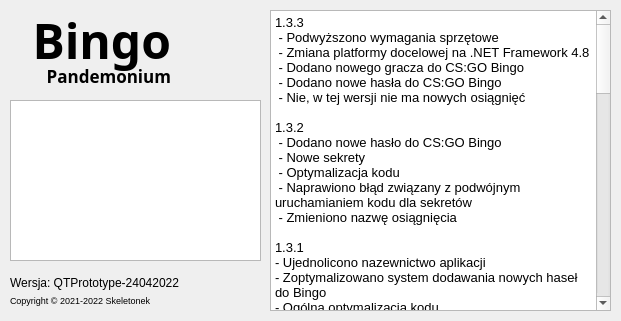
<?xml version="1.0" encoding="UTF-8"?>
<ui version="4.0">
 <class>MainWindow</class>
 <widget class="QMainWindow" name="MainWindow">
  <property name="geometry">
   <rect>
    <x>0</x>
    <y>0</y>
    <width>621</width>
    <height>321</height>
   </rect>
  </property>
  <property name="windowTitle">
   <string>PandemoniumBingo</string>
  </property>
  <widget class="QWidget" name="centralwidget">
   <widget class="QLabel" name="label">
    <property name="geometry">
     <rect>
      <x>10</x>
      <y>65</y>
      <width>161</width>
      <height>21</height>
     </rect>
    </property>
    <property name="font">
     <font>
      <family>Montserrat</family>
      <pointsize>13</pointsize>
      <weight>75</weight>
      <italic>false</italic>
      <bold>true</bold>
     </font>
    </property>
    <property name="layoutDirection">
     <enum>Qt::LeftToRight</enum>
    </property>
    <property name="text">
     <string>Pandemonium</string>
    </property>
    <property name="alignment">
     <set>Qt::AlignRight|Qt::AlignTrailing|Qt::AlignVCenter</set>
    </property>
   </widget>
   <widget class="QLabel" name="label_2">
    <property name="geometry">
     <rect>
      <x>10</x>
      <y>276</y>
      <width>221</width>
      <height>20</height>
     </rect>
    </property>
    <property name="font">
     <font>
      <pointsize>9</pointsize>
     </font>
    </property>
    <property name="text">
     <string>Wersja: QTPrototype-24042022</string>
    </property>
    <property name="alignment">
     <set>Qt::AlignLeading|Qt::AlignLeft|Qt::AlignTop</set>
    </property>
   </widget>
   <widget class="QLabel" name="label_3">
    <property name="geometry">
     <rect>
      <x>10</x>
      <y>10</y>
      <width>161</width>
      <height>61</height>
     </rect>
    </property>
    <property name="font">
     <font>
      <family>Montserrat</family>
      <pointsize>36</pointsize>
      <weight>75</weight>
      <bold>true</bold>
     </font>
    </property>
    <property name="text">
     <string>Bingo</string>
    </property>
    <property name="alignment">
     <set>Qt::AlignRight|Qt::AlignTrailing|Qt::AlignVCenter</set>
    </property>
   </widget>
   <widget class="QListView" name="listView">
    <property name="geometry">
     <rect>
      <x>10</x>
      <y>100</y>
      <width>251</width>
      <height>161</height>
     </rect>
    </property>
   </widget>
   <widget class="QLabel" name="label_5">
    <property name="geometry">
     <rect>
      <x>10</x>
      <y>290</y>
      <width>221</width>
      <height>16</height>
     </rect>
    </property>
    <property name="font">
     <font>
      <pointsize>7</pointsize>
     </font>
    </property>
    <property name="text">
     <string>Copyright © 2021-2022 Skeletonek</string>
    </property>
    <property name="alignment">
     <set>Qt::AlignBottom|Qt::AlignLeading|Qt::AlignLeft</set>
    </property>
   </widget>
   <widget class="QTextBrowser" name="textBrowser">
    <property name="geometry">
     <rect>
      <x>270</x>
      <y>10</y>
      <width>341</width>
      <height>301</height>
     </rect>
    </property>
    <property name="html">
     <string>&lt;!DOCTYPE HTML PUBLIC &quot;-//W3C//DTD HTML 4.0//EN&quot; &quot;http://www.w3.org/TR/REC-html40/strict.dtd&quot;&gt;
&lt;html&gt;&lt;head&gt;&lt;meta name=&quot;qrichtext&quot; content=&quot;1&quot; /&gt;&lt;style type=&quot;text/css&quot;&gt;
p, li { white-space: pre-wrap; }
&lt;/style&gt;&lt;/head&gt;&lt;body style=&quot; font-family:'Noto Sans'; font-size:10pt; font-weight:400; font-style:normal;&quot;&gt;
&lt;p style=&quot; margin-top:0px; margin-bottom:0px; margin-left:0px; margin-right:0px; -qt-block-indent:0; text-indent:0px;&quot;&gt;1.3.3&lt;/p&gt;
&lt;p style=&quot; margin-top:0px; margin-bottom:0px; margin-left:0px; margin-right:0px; -qt-block-indent:0; text-indent:0px;&quot;&gt; - Podwyższono wymagania sprzętowe&lt;/p&gt;
&lt;p style=&quot; margin-top:0px; margin-bottom:0px; margin-left:0px; margin-right:0px; -qt-block-indent:0; text-indent:0px;&quot;&gt; - Zmiana platformy docelowej na .NET Framework 4.8&lt;/p&gt;
&lt;p style=&quot; margin-top:0px; margin-bottom:0px; margin-left:0px; margin-right:0px; -qt-block-indent:0; text-indent:0px;&quot;&gt; - Dodano nowego gracza do CS:GO Bingo&lt;/p&gt;
&lt;p style=&quot; margin-top:0px; margin-bottom:0px; margin-left:0px; margin-right:0px; -qt-block-indent:0; text-indent:0px;&quot;&gt; - Dodano nowe hasła do CS:GO Bingo&lt;/p&gt;
&lt;p style=&quot; margin-top:0px; margin-bottom:0px; margin-left:0px; margin-right:0px; -qt-block-indent:0; text-indent:0px;&quot;&gt; - Nie, w tej wersji nie ma nowych osiągnięć&lt;/p&gt;
&lt;p style=&quot;-qt-paragraph-type:empty; margin-top:0px; margin-bottom:0px; margin-left:0px; margin-right:0px; -qt-block-indent:0; text-indent:0px;&quot;&gt;&lt;br /&gt;&lt;/p&gt;
&lt;p style=&quot; margin-top:0px; margin-bottom:0px; margin-left:0px; margin-right:0px; -qt-block-indent:0; text-indent:0px;&quot;&gt;1.3.2&lt;/p&gt;
&lt;p style=&quot; margin-top:0px; margin-bottom:0px; margin-left:0px; margin-right:0px; -qt-block-indent:0; text-indent:0px;&quot;&gt; - Dodano nowe hasło do CS:GO Bingo&lt;/p&gt;
&lt;p style=&quot; margin-top:0px; margin-bottom:0px; margin-left:0px; margin-right:0px; -qt-block-indent:0; text-indent:0px;&quot;&gt; - Nowe sekrety&lt;/p&gt;
&lt;p style=&quot; margin-top:0px; margin-bottom:0px; margin-left:0px; margin-right:0px; -qt-block-indent:0; text-indent:0px;&quot;&gt; - Optymalizacja kodu&lt;/p&gt;
&lt;p style=&quot; margin-top:0px; margin-bottom:0px; margin-left:0px; margin-right:0px; -qt-block-indent:0; text-indent:0px;&quot;&gt; - Naprawiono błąd związany z podwójnym uruchamianiem kodu dla sekretów&lt;/p&gt;
&lt;p style=&quot; margin-top:0px; margin-bottom:0px; margin-left:0px; margin-right:0px; -qt-block-indent:0; text-indent:0px;&quot;&gt; - Zmieniono nazwę osiągnięcia&lt;/p&gt;
&lt;p style=&quot;-qt-paragraph-type:empty; margin-top:0px; margin-bottom:0px; margin-left:0px; margin-right:0px; -qt-block-indent:0; text-indent:0px;&quot;&gt;&lt;br /&gt;&lt;/p&gt;
&lt;p style=&quot; margin-top:0px; margin-bottom:0px; margin-left:0px; margin-right:0px; -qt-block-indent:0; text-indent:0px;&quot;&gt;1.3.1&lt;/p&gt;
&lt;p style=&quot; margin-top:0px; margin-bottom:0px; margin-left:0px; margin-right:0px; -qt-block-indent:0; text-indent:0px;&quot;&gt;- Ujednolicono nazewnictwo aplikacji&lt;/p&gt;
&lt;p style=&quot; margin-top:0px; margin-bottom:0px; margin-left:0px; margin-right:0px; -qt-block-indent:0; text-indent:0px;&quot;&gt;- Zoptymalizowano system dodawania nowych haseł do Bingo&lt;/p&gt;
&lt;p style=&quot; margin-top:0px; margin-bottom:0px; margin-left:0px; margin-right:0px; -qt-block-indent:0; text-indent:0px;&quot;&gt;- Ogólna optymalizacja kodu&lt;/p&gt;
&lt;p style=&quot; margin-top:0px; margin-bottom:0px; margin-left:0px; margin-right:0px; -qt-block-indent:0; text-indent:0px;&quot;&gt;- Dostosowano Scrollbar'y do DarkUI&lt;/p&gt;
&lt;p style=&quot; margin-top:0px; margin-bottom:0px; margin-left:0px; margin-right:0px; -qt-block-indent:0; text-indent:0px;&quot;&gt;- Dodano jeszcze więcej smaczków&lt;/p&gt;
&lt;p style=&quot; margin-top:0px; margin-bottom:0px; margin-left:0px; margin-right:0px; -qt-block-indent:0; text-indent:0px;&quot;&gt;- Dodano panel z listą wszystkich osiągnięć&lt;/p&gt;
&lt;p style=&quot; margin-top:0px; margin-bottom:0px; margin-left:0px; margin-right:0px; -qt-block-indent:0; text-indent:0px;&quot;&gt;- Poprawa błędów&lt;/p&gt;
&lt;p style=&quot;-qt-paragraph-type:empty; margin-top:0px; margin-bottom:0px; margin-left:0px; margin-right:0px; -qt-block-indent:0; text-indent:0px;&quot;&gt;&lt;br /&gt;&lt;/p&gt;
&lt;p style=&quot; margin-top:0px; margin-bottom:0px; margin-left:0px; margin-right:0px; -qt-block-indent:0; text-indent:0px;&quot;&gt;1.3.0&lt;/p&gt;
&lt;p style=&quot; margin-top:0px; margin-bottom:0px; margin-left:0px; margin-right:0px; -qt-block-indent:0; text-indent:0px;&quot;&gt;- Zmodyfikowano mechanizm aktualizacji, aby sprawdzał nową aktualizację przed uruchomieniem programu&lt;/p&gt;
&lt;p style=&quot; margin-top:0px; margin-bottom:0px; margin-left:0px; margin-right:0px; -qt-block-indent:0; text-indent:0px;&quot;&gt;- Zmodyfikowano wygląd menu głównego aplikacji&lt;/p&gt;
&lt;p style=&quot; margin-top:0px; margin-bottom:0px; margin-left:0px; margin-right:0px; -qt-block-indent:0; text-indent:0px;&quot;&gt;- Zaktualizowano ikonę&lt;/p&gt;
&lt;p style=&quot; margin-top:0px; margin-bottom:0px; margin-left:0px; margin-right:0px; -qt-block-indent:0; text-indent:0px;&quot;&gt;- Dodano ten piękny changelog&lt;/p&gt;
&lt;p style=&quot; margin-top:0px; margin-bottom:0px; margin-left:0px; margin-right:0px; -qt-block-indent:0; text-indent:0px;&quot;&gt;- Poprawiono hasła w CS:GO Bingo&lt;/p&gt;
&lt;p style=&quot; margin-top:0px; margin-bottom:0px; margin-left:0px; margin-right:0px; -qt-block-indent:0; text-indent:0px;&quot;&gt;- Dodano nowe hasła do CS:GO Bingo&lt;/p&gt;
&lt;p style=&quot; margin-top:0px; margin-bottom:0px; margin-left:0px; margin-right:0px; -qt-block-indent:0; text-indent:0px;&quot;&gt;- Dodano tylko parę fajnych smaczków&lt;/p&gt;
&lt;p style=&quot;-qt-paragraph-type:empty; margin-top:0px; margin-bottom:0px; margin-left:0px; margin-right:0px; -qt-block-indent:0; text-indent:0px;&quot;&gt;&lt;br /&gt;&lt;/p&gt;
&lt;p style=&quot; margin-top:0px; margin-bottom:0px; margin-left:0px; margin-right:0px; -qt-block-indent:0; text-indent:0px;&quot;&gt;1.2.1&lt;/p&gt;
&lt;p style=&quot; margin-top:0px; margin-bottom:0px; margin-left:0px; margin-right:0px; -qt-block-indent:0; text-indent:0px;&quot;&gt;- Dodano więcej haseł do CS:GO Bingo&lt;/p&gt;
&lt;p style=&quot; margin-top:0px; margin-bottom:0px; margin-left:0px; margin-right:0px; -qt-block-indent:0; text-indent:0px;&quot;&gt;- Dodano więcej haseł do Rocket League Bingo&lt;/p&gt;
&lt;p style=&quot;-qt-paragraph-type:empty; margin-top:0px; margin-bottom:0px; margin-left:0px; margin-right:0px; -qt-block-indent:0; text-indent:0px;&quot;&gt;&lt;br /&gt;&lt;/p&gt;
&lt;p style=&quot; margin-top:0px; margin-bottom:0px; margin-left:0px; margin-right:0px; -qt-block-indent:0; text-indent:0px;&quot;&gt;1.2.0&lt;/p&gt;
&lt;p style=&quot; margin-top:0px; margin-bottom:0px; margin-left:0px; margin-right:0px; -qt-block-indent:0; text-indent:0px;&quot;&gt; - Dodano instalator do aplikacji&lt;/p&gt;
&lt;p style=&quot; margin-top:0px; margin-bottom:0px; margin-left:0px; margin-right:0px; -qt-block-indent:0; text-indent:0px;&quot;&gt; - Dodano mechanizm aktualizacji&lt;/p&gt;
&lt;p style=&quot; margin-top:0px; margin-bottom:0px; margin-left:0px; margin-right:0px; -qt-block-indent:0; text-indent:0px;&quot;&gt; - Dodano możliwość wykluczenia osób które nie biorą udziału w Bingo&lt;/p&gt;
&lt;p style=&quot; margin-top:0px; margin-bottom:0px; margin-left:0px; margin-right:0px; -qt-block-indent:0; text-indent:0px;&quot;&gt; - Dodano licznik osiągniętych bingo&lt;/p&gt;
&lt;p style=&quot; margin-top:0px; margin-bottom:0px; margin-left:0px; margin-right:0px; -qt-block-indent:0; text-indent:0px;&quot;&gt; - Dodano efekt dźwiękowy przy osiągnięciu nowego bingo&lt;/p&gt;
&lt;p style=&quot; margin-top:0px; margin-bottom:0px; margin-left:0px; margin-right:0px; -qt-block-indent:0; text-indent:0px;&quot;&gt; - Lekka zmiana wyglądu aplikacji&lt;/p&gt;
&lt;p style=&quot; margin-top:0px; margin-bottom:0px; margin-left:0px; margin-right:0px; -qt-block-indent:0; text-indent:0px;&quot;&gt; - Dodano więcej haseł do CS:GO Bingo&lt;/p&gt;
&lt;p style=&quot;-qt-paragraph-type:empty; margin-top:0px; margin-bottom:0px; margin-left:0px; margin-right:0px; -qt-block-indent:0; text-indent:0px;&quot;&gt;&lt;br /&gt;&lt;/p&gt;
&lt;p style=&quot; margin-top:0px; margin-bottom:0px; margin-left:0px; margin-right:0px; -qt-block-indent:0; text-indent:0px;&quot;&gt;1.1.1&lt;/p&gt;
&lt;p style=&quot; margin-top:0px; margin-bottom:0px; margin-left:0px; margin-right:0px; -qt-block-indent:0; text-indent:0px;&quot;&gt; - Dodano czcionkę Montserrat jako zasób pliku .exe&lt;/p&gt;
&lt;p style=&quot; margin-top:0px; margin-bottom:0px; margin-left:0px; margin-right:0px; -qt-block-indent:0; text-indent:0px;&quot;&gt; - Drobne poprawki wizualne&lt;/p&gt;
&lt;p style=&quot;-qt-paragraph-type:empty; margin-top:0px; margin-bottom:0px; margin-left:0px; margin-right:0px; -qt-block-indent:0; text-indent:0px;&quot;&gt;&lt;br /&gt;&lt;/p&gt;
&lt;p style=&quot; margin-top:0px; margin-bottom:0px; margin-left:0px; margin-right:0px; -qt-block-indent:0; text-indent:0px;&quot;&gt;1.1.0&lt;/p&gt;
&lt;p style=&quot; margin-top:0px; margin-bottom:0px; margin-left:0px; margin-right:0px; -qt-block-indent:0; text-indent:0px;&quot;&gt; - Wprowadzono algorytm pseudolosujący hasła&lt;/p&gt;
&lt;p style=&quot; margin-top:0px; margin-bottom:0px; margin-left:0px; margin-right:0px; -qt-block-indent:0; text-indent:0px;&quot;&gt; - Wyrównano układ przycisków&lt;/p&gt;
&lt;p style=&quot; margin-top:0px; margin-bottom:0px; margin-left:0px; margin-right:0px; -qt-block-indent:0; text-indent:0px;&quot;&gt; - Wprowadzono nowy sposób wyglądu binga&lt;/p&gt;
&lt;p style=&quot; margin-top:0px; margin-bottom:0px; margin-left:0px; margin-right:0px; -qt-block-indent:0; text-indent:0px;&quot;&gt; - Zmieniono wygląd aplikacji na DarkUI&lt;/p&gt;
&lt;p style=&quot; margin-top:0px; margin-bottom:0px; margin-left:0px; margin-right:0px; -qt-block-indent:0; text-indent:0px;&quot;&gt; - Dodano więcej haseł do CS:GO Bingo&lt;/p&gt;
&lt;p style=&quot; margin-top:0px; margin-bottom:0px; margin-left:0px; margin-right:0px; -qt-block-indent:0; text-indent:0px;&quot;&gt; - Dodano więcej haseł do Rocket League Bingo&lt;/p&gt;
&lt;p style=&quot; margin-top:0px; margin-bottom:0px; margin-left:0px; margin-right:0px; -qt-block-indent:0; text-indent:0px;&quot;&gt; - Zmiana platformy na .NET Framework 4.5.2 (poprzednio .NET 5.0)&lt;/p&gt;
&lt;p style=&quot;-qt-paragraph-type:empty; margin-top:0px; margin-bottom:0px; margin-left:0px; margin-right:0px; -qt-block-indent:0; text-indent:0px;&quot;&gt;&lt;br /&gt;&lt;/p&gt;
&lt;p style=&quot; margin-top:0px; margin-bottom:0px; margin-left:0px; margin-right:0px; -qt-block-indent:0; text-indent:0px;&quot;&gt;1.0.3&lt;/p&gt;
&lt;p style=&quot; margin-top:0px; margin-bottom:0px; margin-left:0px; margin-right:0px; -qt-block-indent:0; text-indent:0px;&quot;&gt;-Poprawiono błąd z crash'em aplikacji w CS:GO Bingo&lt;/p&gt;
&lt;p style=&quot;-qt-paragraph-type:empty; margin-top:0px; margin-bottom:0px; margin-left:0px; margin-right:0px; -qt-block-indent:0; text-indent:0px;&quot;&gt;&lt;br /&gt;&lt;/p&gt;
&lt;p style=&quot; margin-top:0px; margin-bottom:0px; margin-left:0px; margin-right:0px; -qt-block-indent:0; text-indent:0px;&quot;&gt;1.0.2&lt;/p&gt;
&lt;p style=&quot; margin-top:0px; margin-bottom:0px; margin-left:0px; margin-right:0px; -qt-block-indent:0; text-indent:0px;&quot;&gt;-Zaktualizowano CS:GO Bingo&lt;/p&gt;
&lt;p style=&quot;-qt-paragraph-type:empty; margin-top:0px; margin-bottom:0px; margin-left:0px; margin-right:0px; -qt-block-indent:0; text-indent:0px;&quot;&gt;&lt;br /&gt;&lt;/p&gt;
&lt;p style=&quot; margin-top:0px; margin-bottom:0px; margin-left:0px; margin-right:0px; -qt-block-indent:0; text-indent:0px;&quot;&gt;1.0.1&lt;/p&gt;
&lt;p style=&quot; margin-top:0px; margin-bottom:0px; margin-left:0px; margin-right:0px; -qt-block-indent:0; text-indent:0px;&quot;&gt;-Dodano możliwość odznaczania pól&lt;/p&gt;
&lt;p style=&quot; margin-top:0px; margin-bottom:0px; margin-left:0px; margin-right:0px; -qt-block-indent:0; text-indent:0px;&quot;&gt;-Poprawiono błąd z nieprawidłowym obliczaniem bingo&lt;/p&gt;
&lt;p style=&quot; margin-top:0px; margin-bottom:0px; margin-left:0px; margin-right:0px; -qt-block-indent:0; text-indent:0px;&quot;&gt;-Zaktualizowano Rocket League Bingo&lt;/p&gt;
&lt;p style=&quot;-qt-paragraph-type:empty; margin-top:0px; margin-bottom:0px; margin-left:0px; margin-right:0px; -qt-block-indent:0; text-indent:0px;&quot;&gt;&lt;br /&gt;&lt;/p&gt;
&lt;p style=&quot; margin-top:0px; margin-bottom:0px; margin-left:0px; margin-right:0px; -qt-block-indent:0; text-indent:0px;&quot;&gt;1.0.0&lt;/p&gt;
&lt;p style=&quot; margin-top:0px; margin-bottom:0px; margin-left:0px; margin-right:0px; -qt-block-indent:0; text-indent:0px;&quot;&gt;-Pierwsze wydanie&lt;/p&gt;&lt;/body&gt;&lt;/html&gt;</string>
    </property>
   </widget>
  </widget>
 </widget>
 <resources/>
 <connections/>
</ui>
